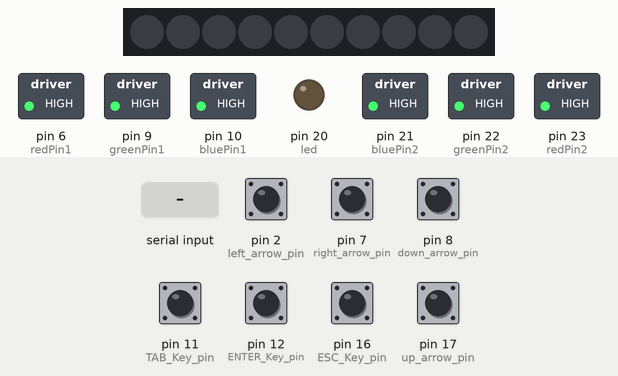
Simulated run of this sketch. Board: Arduino Leonardo, built with avr-gcc and run on an emulated ATmega32U4. Parts: 10 RGB LEDs in strip order, left to right, switched loads named in the sketch (green lamp = pin HIGH), output pins drawn as LEDs (lit = HIGH). Inputs (shaded band) come from the test bench; at power-on: pin 2 (left_arrow_pin), pin 7 (right_arrow_pin), pin 8 (down_arrow_pin), pin 11 (TAB_Key_pin), pin 12 (ENTER_Key_pin), pin 16 (ESC_Key_pin), pin 17 (up_arrow_pin) HIGH. USB keyboard and mouse output is not drawn.

Above: at 1.2 s.
1.3 s: "ALTFLASH\n" received over Serial
At 1.35 s:
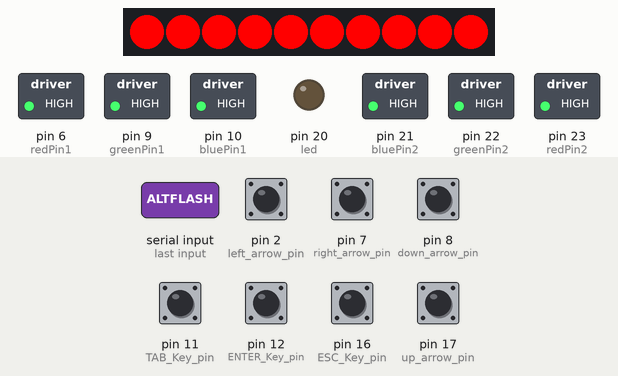
3.0 s: "RED\n" received over Serial
At 3.35 s:
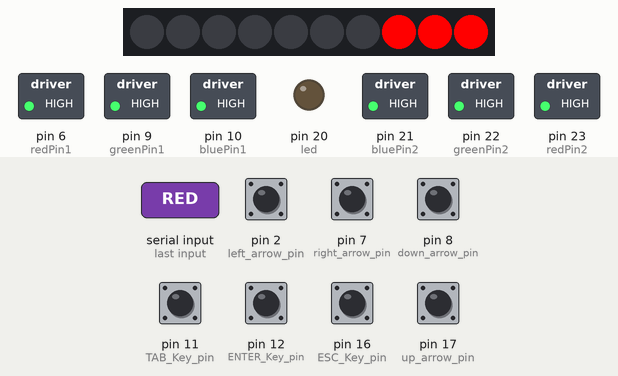
4.9 s: "GREEN\n" received over Serial
At 5.25 s:
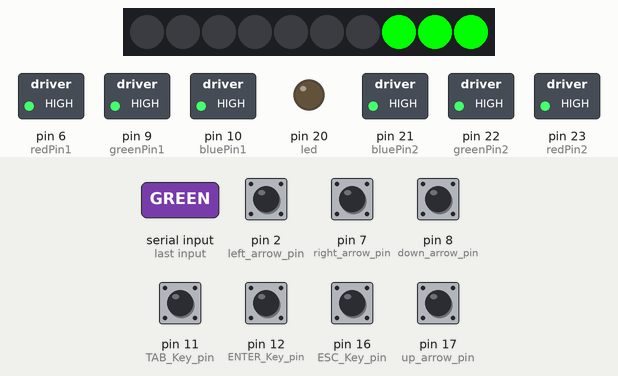
6.8 s: "BLUE\n" received over Serial
At 7.15 s:
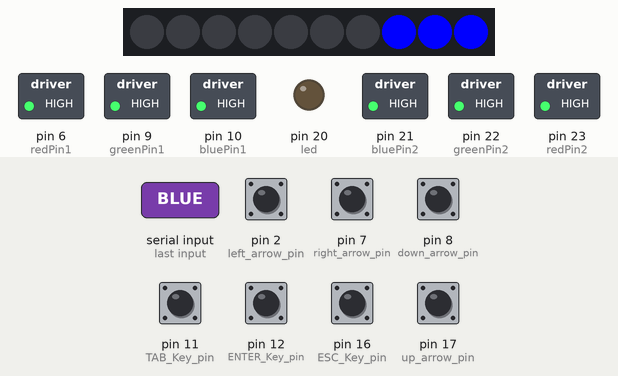
8.7 s: "ALLGREEN\n" received over Serial
10.2 s: pin 17 (up_arrow_pin) pulled LOW for 0.15 s
At 10.8 s:
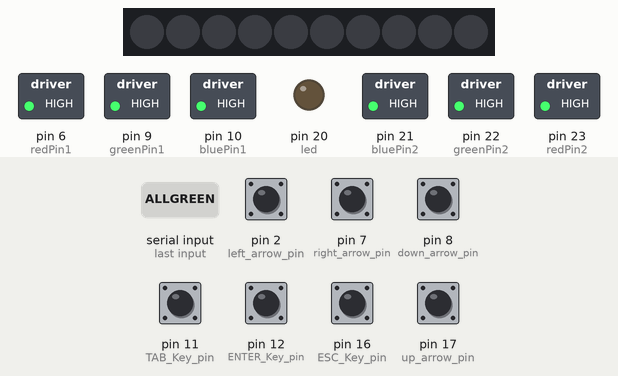
Timing chart, 0 to 12.9 s (numbered marks = the images above; inputs shaded):
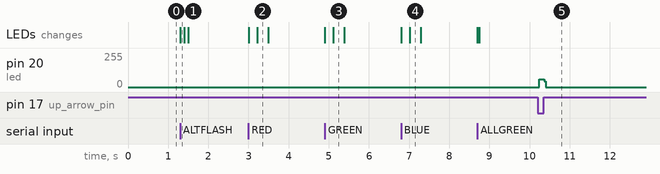

Measured:
- after the input at 1.3 s, the LEDs: change at once (image 1)
- after the input at 3.0 s, the LEDs: first change at once (image 2 shows a later state)
- after the input at 4.9 s, the LEDs: first change at once (image 3 shows a later state)
- after the input at 6.8 s, the LEDs: first change at once (image 4 shows a later state)
- after the input at 10.2 s, pin 20 (led): 0/255 → 59/255 at once, → 0/255 0.12 s later

The sketch:

mamehooker_keyboard_lights_MAME.ino
```cpp
// RGB Keyboard
// Tested and working on Teensy Arduino
// add Rumble, Lights optional from AK - WiiMod
// 2 RDB LED - showing Player1 and Player2 mame status
// 10 Pixel Neopixel strip for Serial Colors


#include "Keyboard.h"
#include <Adafruit_NeoPixel.h>

// Neopixel Part
#define PIN            3  // Neopixel data input pin
#define NUMPIXELS      10 // Number of Neopixels
Adafruit_NeoPixel strip = Adafruit_NeoPixel(NUMPIXELS, PIN, NEO_GRB + NEO_KHZ800);

// RGB LED pins - Player 1 LED
int redPin1 = 6;
int greenPin1 = 9;
int bluePin1 = 10;

// RGB LED pins - Player 2 LED
int redPin2 = 23;
int greenPin2 = 22;
int bluePin2 = 21;

// LED for normal button inputs - feedback
const int led = 20;

void setup() {
  Serial.begin(9600); // Serial communication

  Keyboard.begin();
  strip.begin();    // Start Neopixel Strip
  strip.show();     // Initialize all pixels to 'off'

  // RGB LED setup
  pinMode(redPin1, OUTPUT);
  pinMode(greenPin1, OUTPUT);
  pinMode(bluePin1, OUTPUT);
  analogWrite(redPin1, 255);
  analogWrite(greenPin1, 255);
  analogWrite(bluePin1, 255);

  pinMode(redPin2, OUTPUT);
  pinMode(greenPin2, OUTPUT);
  pinMode(bluePin2, OUTPUT);
  analogWrite(redPin2, 255);
  analogWrite(greenPin2, 255);
  analogWrite(bluePin2, 255);

  // Signal LED for Keyboard
  pinMode(led, OUTPUT);

  // Joystick and button connections
  pinMode(2, INPUT_PULLUP);   // left arrow pin
  pinMode(7, INPUT_PULLUP);   // right arrow pin
  pinMode(16, INPUT_PULLUP);  // ESC Key pin
  pinMode(11, INPUT_PULLUP);  // TAB Key pin
  pinMode(12, INPUT_PULLUP);  // ENTER Key pin
  pinMode(8, INPUT_PULLUP);   // down arrow pin
  pinMode(17, INPUT_PULLUP);  // up arrow pin
}

void loop() {
  // Serial command handling for RGB LEDs
  if (Serial.available() > 0) {
    String command = Serial.readStringUntil('\n');

// Commands for Neopixel
    if (command.startsWith("RED")) {
      knightRider(255, 0, 0); // Red
    } else if (command.startsWith("GREEN")) {
      knightRider(0, 255, 0); // Green
    } else if (command.startsWith("BLUE")) {
      knightRider(0, 0, 255); // Blue
    } else if (command.startsWith("ALLRED")) {
      flashAll(255, 0, 0); // All pixels flashing red
    } else if (command.startsWith("ALLGREEN")) {
      flashAll(0, 255, 0); // All pixels flashing green
    } else if (command.startsWith("ALLBLUE")) {
      flashAll(0, 0, 255); // All pixels flashing blue
    } else if (command.startsWith("ALTFLASH")) {
      flashAlternate(); // All pixels flashing alternating red and blue
    } else if (command.startsWith("LEFT")) {
      lightUp(255, 0, 0); // Left to right one after the other red
    } else if (command.startsWith("RIGHT")) {
      lightUp(0, 0, 255); // Left to right one after the other blue
    } else if (command.startsWith("RAINBOW")) {
      rainbow(); // Rainbow animation
    }


    // Commands for First RGB LED
    if (command.startsWith("1RED")) {
      setColor(redPin1, 100, 0, 0); // Set RGB values for red
    } else if (command.startsWith("1GREEN")) {
      setColor(redPin1, 0, 100, 0); // Set RGB values for green
    } else if (command.startsWith("1BLUE")) {
      setColor(redPin1, 0, 0, 255); // Set RGB values for blue
    } else if (command.startsWith("1OFF")) {
      setColor(redPin1, 0, 0, 0); // Turn off the LED

    // Commands for Second RGB LED
    } else if (command.startsWith("2RED")) {
      setColor(redPin2, 100, 0, 0); // Set RGB values for red
    } else if (command.startsWith("2GREEN")) {
      setColor(redPin2, 0, 100, 0); // Set RGB values for green
    } else if (command.startsWith("2BLUE")) {
      setColor(redPin2, 0, 0, 255); // Set RGB values for blue
    } else if (command.startsWith("2OFF")) {
      setColor(redPin2, 0, 0, 0); // Turn off the LED
    }
  }

  // Check the switches for Keyboard inputs
  int buttonState2 = digitalRead(2);    // left arrow pin
  int buttonState3 = digitalRead(7);    // right arrow pin
  int buttonState4 = digitalRead(16);   // ESC key pin
  int buttonState5 = digitalRead(11);   // TAB key pin
  int buttonState6 = digitalRead(12);   // ENTER key pin
  int buttonState7 = digitalRead(8);    // down arrow pin
  int buttonState8 = digitalRead(17);   // up arrow pin

  // Joystick Left = Arrow Left Key
  if (buttonState2 == LOW) {
    Keyboard.press(KEY_LEFT_ARROW);
    digitalWrite(led, HIGH);   // turn the LED on (HIGH is the voltage level)
  } else {
    Keyboard.release(KEY_LEFT_ARROW);
    digitalWrite(led, LOW);   // turn the LED on (HIGH is the voltage level)
  }

  // Joystick Right = Arrow Right Key
  if (buttonState3 == LOW) {
    Keyboard.press(KEY_RIGHT_ARROW);
    digitalWrite(led, HIGH);   // turn the LED on (HIGH is the voltage level)
  } else {
    Keyboard.release(KEY_RIGHT_ARROW);
    digitalWrite(led, LOW);   // turn the LED on (HIGH is the voltage level)
  }

  // Fire Button = ESC Key
  if (buttonState4 == LOW) {
    Keyboard.press(KEY_ESC);
    digitalWrite(led, HIGH);   // turn the LED on (HIGH is the voltage level)
  } else {
    Keyboard.release(KEY_ESC);
    digitalWrite(led, LOW);   // turn the LED on (HIGH is the voltage level)
  }

  // TAB - Key
  if (buttonState5 == LOW) {
    Keyboard.press(KEY_TAB);
    digitalWrite(led, HIGH);   // turn the LED on (HIGH is the voltage level)
  } else {
    Keyboard.release(KEY_TAB);
    digitalWrite(led, LOW);   // turn the LED on (HIGH is the voltage level)

  }

  // Return - Key
  if (buttonState6 == LOW) {
    Keyboard.press(KEY_RETURN);
    digitalWrite(led, HIGH);   // turn the LED on (HIGH is the voltage level)
  } else {
    Keyboard.release(KEY_RETURN);
    digitalWrite(led, LOW);   // turn the LED on (HIGH is the voltage level)
  }

// down arrow key
if (buttonState7 == LOW) {
  Keyboard.press(KEY_DOWN_ARROW);
  digitalWrite(led, HIGH); // Set LED to HIGH only when button is pressed
} else {
  Keyboard.release(KEY_DOWN_ARROW);
  digitalWrite(led, LOW);
}

// up arrow key
if (buttonState8 == LOW) {
  Keyboard.press(KEY_UP_ARROW);
  digitalWrite(led, HIGH); // Set LED to HIGH only when button is pressed
} else {
  Keyboard.release(KEY_UP_ARROW);
  digitalWrite(led, LOW);
}

}

/*
//RGB LED Colors

void setColor(int redPin, int red, int green, int blue) {
  analogWrite(redPin, 255 - red);

  if (redPin == redPin1) {
    analogWrite(greenPin1, 255 - green);
    analogWrite(bluePin1, 255 - blue);
  } else if (redPin == redPin2) {
    analogWrite(greenPin2, 255 - green);
    analogWrite(bluePin2, 255 - blue);
  }
}

*/

// RGB LED Colors - new
void setColor(int redPin, int red, int green, int blue) {
  analogWrite(redPin, 255 - red);

  if (redPin == redPin1) {
    analogWrite(greenPin1, 255 - green);
    analogWrite(bluePin1, 255 - blue);
    delay(200);  // Delay to keep the LED on for 500 milliseconds - 100
    analogWrite(greenPin1, 255);  // Turn off green LED
    analogWrite(bluePin1, 255);   // Turn off blue LED
    analogWrite(redPin1, 255);    // Turn off red LED
  } else if (redPin == redPin2) {
    analogWrite(greenPin2, 255 - green);
    analogWrite(bluePin2, 255 - blue);
    delay(200);  // Delay to keep the LED on for 500 milliseconds - 100
    analogWrite(greenPin2, 255);  // Turn off green LED
    analogWrite(bluePin2, 255);   // Turn off blue LED
    analogWrite(redPin2, 255);    // Turn off red LED
  }
}


//Neopixel Colors and Animations

// Knight Rider - runs 5 times
void knightRider(uint8_t r, uint8_t g, uint8_t b) {
  for (int j = 0; j < 1; j++) { // Run 3 times Animation -- 1
    for (int i = 0; i < NUMPIXELS - 2; i++) {
      strip.setPixelColor(i, r, g, b);      // Turn on the first LED
      strip.setPixelColor(i + 1, r, g, b);  // Turn on the second LED
      strip.setPixelColor(i + 2, r, g, b);  // Turn on the third LED
      strip.show();
      delay(30);    //test was 50

      strip.setPixelColor(i, 0, 0, 0);      // Turn off the first LED
      strip.setPixelColor(i + 1, 0, 0, 0);  // Turn off the second LED
      strip.setPixelColor(i + 2, 0, 0, 0);  // Turn off the third LED
    }

    for (int i = NUMPIXELS - 3; i >= 0; i--) {
      strip.setPixelColor(i, r, g, b);      // Turn on the first LED
      strip.setPixelColor(i + 1, r, g, b);  // Turn on the second LED
      strip.setPixelColor(i + 2, r, g, b);  // Turn on the third LED
      strip.show();
      delay(30);

      strip.setPixelColor(i, 0, 0, 0);      // Turn off the first LED
      strip.setPixelColor(i + 1, 0, 0, 0);  // Turn off the second LED
      strip.setPixelColor(i + 2, 0, 0, 0);  // Turn off the third LED
    }
  }
  // Clear the strip
    strip.clear();
    strip.show();
}

// flash all Pixels same Color 3 Times
void flashAll(uint8_t r, uint8_t g, uint8_t b) {
  for (int j = 0; j < 1; j++) { // Run animation 3 times -1
    for (int i = 0; i < NUMPIXELS; i++) {
      strip.setPixelColor(i, r, g, b);
    }
    strip.show();
    delay(50);   //was 500
    strip.clear();
    strip.show();
    delay(50); //was 500
  }
}

// Flash Red / Blue - 5 times

void flashAlternate() {
  for (int j = 0; j < 1; j++) { // Run 5 times -1
    // Set all pixels to red
    for (int i = 0; i < NUMPIXELS; i++) {
      strip.setPixelColor(i, 255, 0, 0); // Red
    }
    strip.show();
    delay(100);  // Adjusted delay was 700

    // Clear the strip
    strip.clear();
    strip.show();

    // Set all pixels to blue
    for (int i = 0; i < NUMPIXELS; i++) {
      strip.setPixelColor(i, 0, 0, 255); // Blue
    }
    strip.show();
    delay(100);  // Adjusted delay, was 1000

    // Clear the strip
    strip.clear();
    strip.show();
  }
}


// light up all pixels one after the other
void lightUp(uint8_t r, uint8_t g, uint8_t b) {
  for (int j = 0; j < 1; j++) { // Run animation 3 times - 1
    for (int i = 0; i < NUMPIXELS; i++) {
      strip.setPixelColor(i, r, g, b);
      strip.show();
      delay(50);    //100
    }
    strip.clear();
    strip.show();
  }
}

// Rainbow Animation
void rainbow() {
  for (int k = 0; k < 1; k++) { // Run animation 6 times --1
    for (int i = 0; i < 256; i++) {
      for (int j = 0; j < NUMPIXELS; j++) {
        strip.setPixelColor(j, Wheel((i + j) & 255));
      }
      strip.show();
      delay(20);
    }

    // Turn off all pixels after each rainbow cycle
    strip.clear();
    strip.show();
  }
}


uint32_t Wheel(byte WheelPos) {
  WheelPos = 255 - WheelPos;
  if (WheelPos < 85) {
    return strip.Color(255 - WheelPos * 3, 0, WheelPos * 3);
  }
  if (WheelPos < 170) {
    WheelPos -= 85;
    return strip.Color(0, WheelPos * 3, 255 - WheelPos * 3);
  }
  WheelPos -= 170;
  return strip.Color(WheelPos * 3, 255 - WheelPos * 3, 0);
}

   
```
